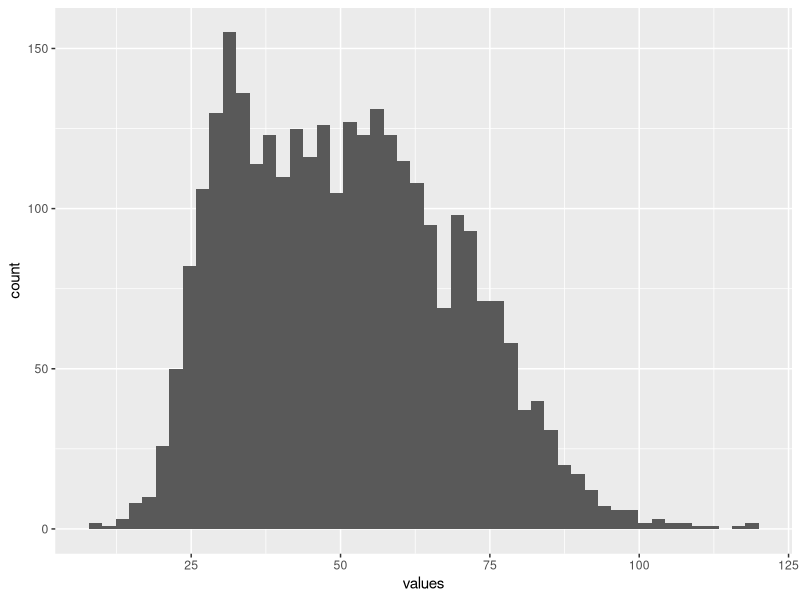
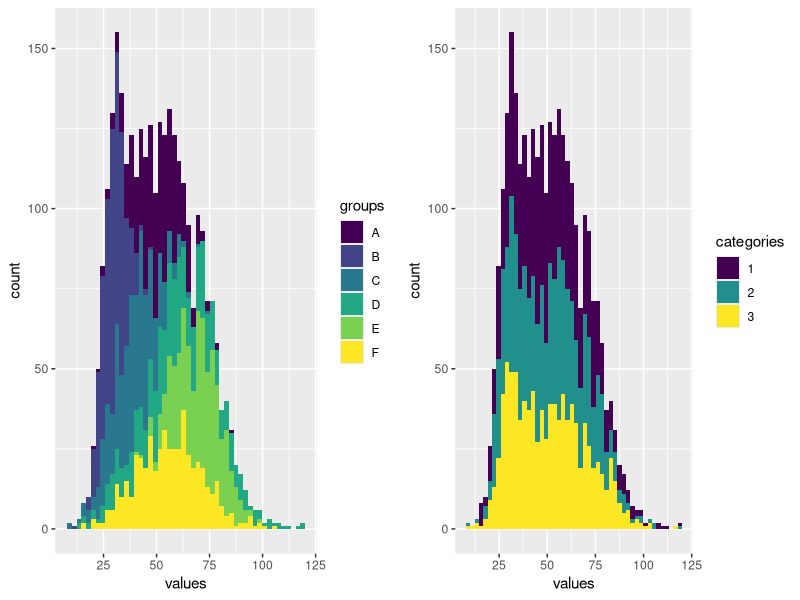
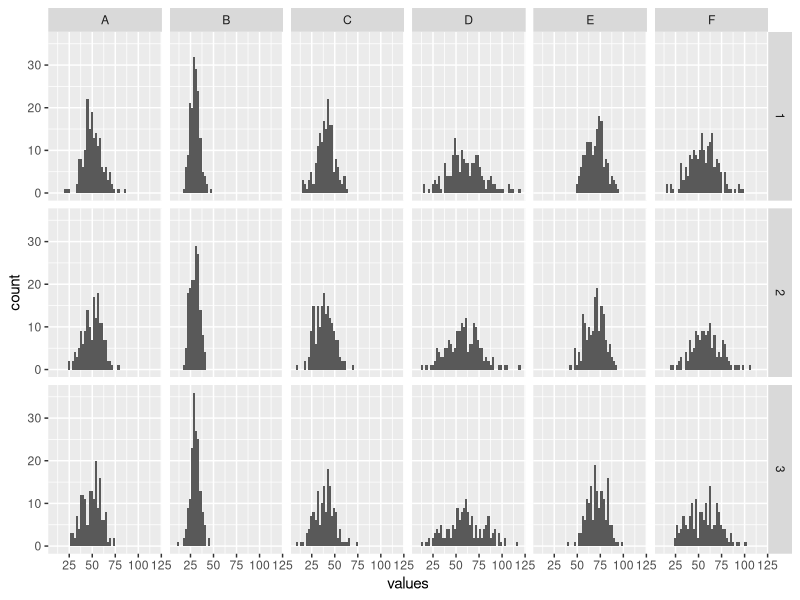
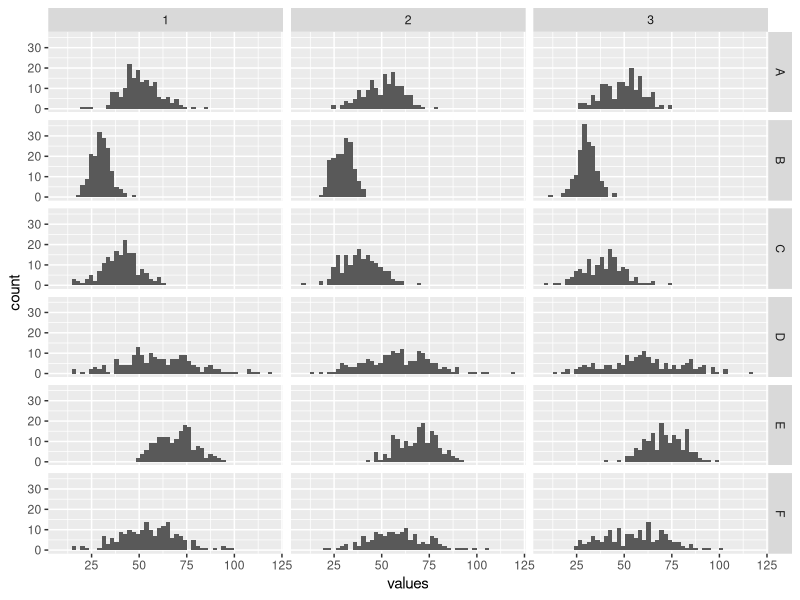
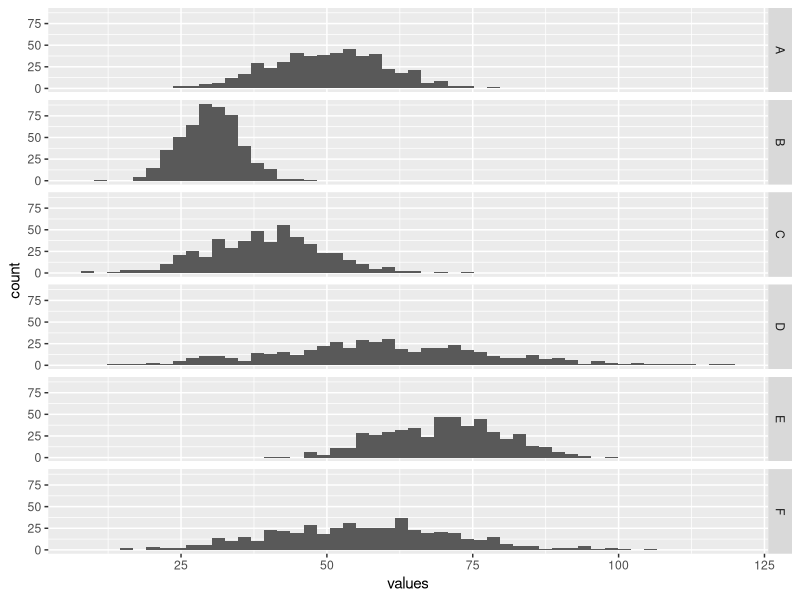
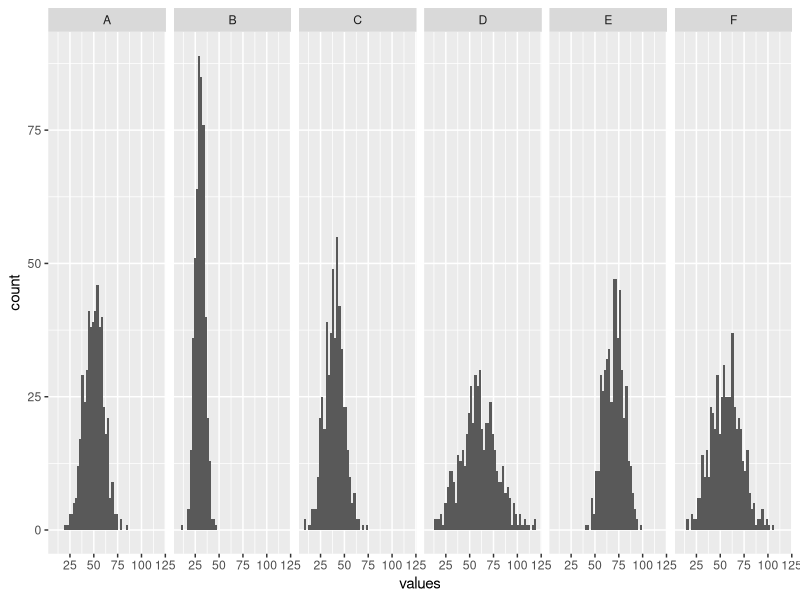
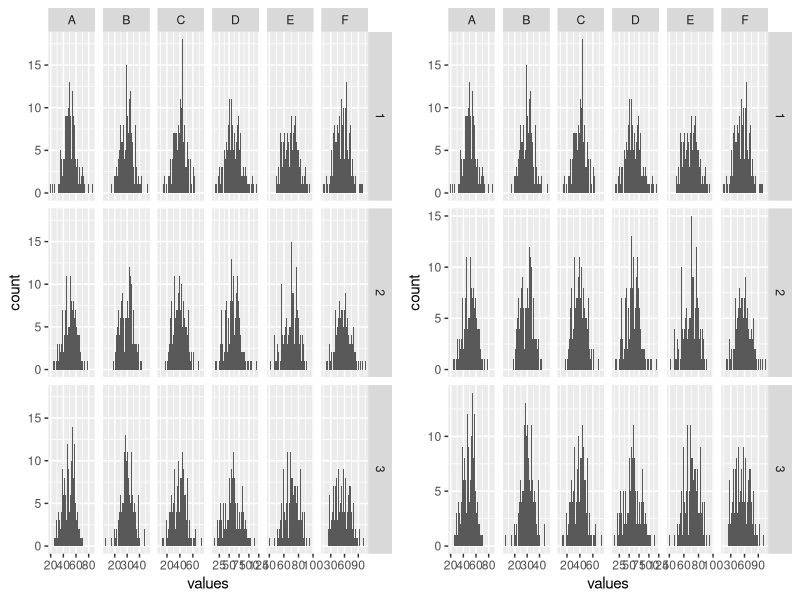

Source code (R) for these figures, in order:
## ---- chunk 1
knitr::opts_chunk$set(echo = TRUE, fig.align='center')

# title: facet_grid
# author: jonathan
# revised: 2/3/2020 

WEB <- c("https://bioceed.uib.no/dropfolder/bioSTATS/Rmd/Basic/Visualizing/Faceted/facet_grid.html")
GIT <- c("https://github.com/jonathansoule/biostats/blob/master/Visualizing/Faceted/facet_grid.Rmd")
library(ggplot2)
library(gridExtra)
# predictor variables
groups <- c(rep("A", 500), rep("B", 500), rep("C", 500), rep("D", 500), rep("E", 500), rep("F", 500))
categories <- as.factor(floor(runif(3000, min=1, max=4)))
# response variable
values <- c(rnorm(500, mean=50, sd=10), rnorm(500, mean=30, sd=5), rnorm(500, mean=40, sd=10), rnorm(500, mean=60, sd=20), rnorm(500, mean=70, sd=10), rnorm(500, mean=55, sd=15))
# dataframe
df <- data.frame(groups, categories, values)
## ---- chunk 2
ggplot(df, aes(values)) +    
  geom_histogram(bins=50)
## ---- chunk 3
grid.arrange(
  ggplot(df, aes(values, fill=groups)) +        # left plot, levels of groups
    geom_histogram(bins=50) +
    scale_fill_viridis_d(),
  ggplot(df, aes(values, fill=categories)) +    # right plot, levels of categories
    geom_histogram(bins=50) +
    scale_fill_viridis_d(),
  ncol=2)
## ---- chunk 4
ggplot(df, aes(values)) +
  geom_histogram(bins=50) +
  facet_grid(categories~groups)
## ---- chunk 5
ggplot(df, aes(values)) +
  geom_histogram(bins=50) +
  facet_grid(groups~categories)
## ---- chunk 6
ggplot(df, aes(values)) +
  geom_histogram(bins=50) +
  scale_fill_viridis_d() +
  facet_grid(rows = vars(groups))
## ---- chunk 7
ggplot(df, aes(values)) +
  geom_histogram(bins=50) +
  facet_grid(cols = vars(groups))
## ---- chunk 8
grid.arrange(
  ggplot(df, aes(values)) +    # left plot, free_y
    geom_histogram(bins=50) +
    facet_grid(categories~groups, scales = "free_x") ,
  ggplot(df, aes(values)) +    # right plot, free
    geom_histogram(bins=50) +
    facet_grid(categories~groups, scales = "free"),
  ncol=2)
